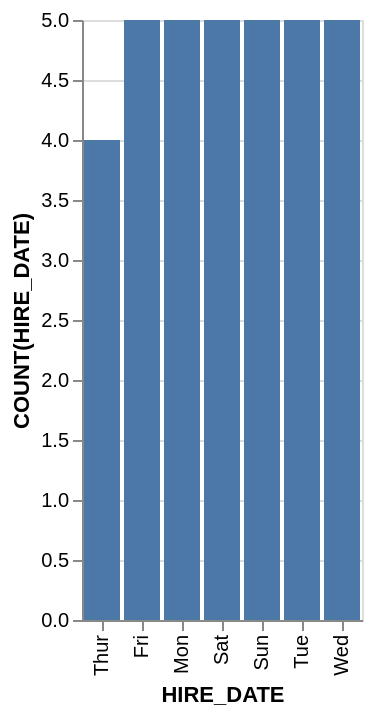

Describe this chart as a Vega-Lite specification.
### Vega-Lite specification from a JSON file in a GitHub repository (floating-point values rounded to 4 significant figures)
{"data": {"values": [{"x_data": "Thur", "y_data": 4}, {"x_data": "Fri", "y_data": 5}, {"x_data": "Mon", "y_data": 5}, {"x_data": "Sat", "y_data": 5}, {"x_data": "Sun", "y_data": 5}, {"x_data": "Tue", "y_data": 5}, {"x_data": "Wed", "y_data": 5}]}, "mark": "bar", "encoding": {"x": {"field": "x_data", "type": "nominal", "title": "HIRE_DATE", "sort": {"op": "sum", "field": "y_data", "order": "ascending"}}, "y": {"field": "y_data", "type": "quantitative", "title": "COUNT(HIRE_DATE)"}}}
